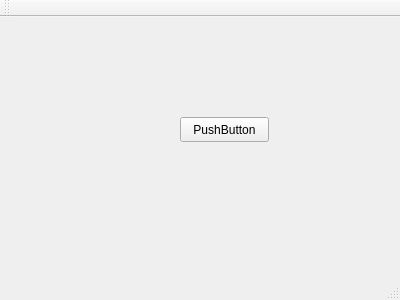
<?xml version="1.0" encoding="UTF-8"?>
<ui version="4.0">
 <class>MainWindow</class>
 <widget class="QMainWindow" name="MainWindow">
  <property name="geometry">
   <rect>
    <x>0</x>
    <y>0</y>
    <width>400</width>
    <height>300</height>
   </rect>
  </property>
  <property name="windowTitle">
   <string>MainWindow</string>
  </property>
  <widget class="QWidget" name="centralWidget">
   <widget class="QPushButton" name="pushButton">
    <property name="geometry">
     <rect>
      <x>180</x>
      <y>100</y>
      <width>89</width>
      <height>25</height>
     </rect>
    </property>
    <property name="text">
     <string>PushButton</string>
    </property>
   </widget>
  </widget>
  <widget class="QMenuBar" name="menuBar">
   <property name="geometry">
    <rect>
     <x>0</x>
     <y>0</y>
     <width>400</width>
     <height>22</height>
    </rect>
   </property>
  </widget>
  <widget class="QToolBar" name="mainToolBar">
   <attribute name="toolBarArea">
    <enum>TopToolBarArea</enum>
   </attribute>
   <attribute name="toolBarBreak">
    <bool>false</bool>
   </attribute>
  </widget>
  <widget class="QStatusBar" name="statusBar"/>
 </widget>
 <layoutdefault spacing="6" margin="11"/>
 <resources/>
 <connections/>
</ui>
